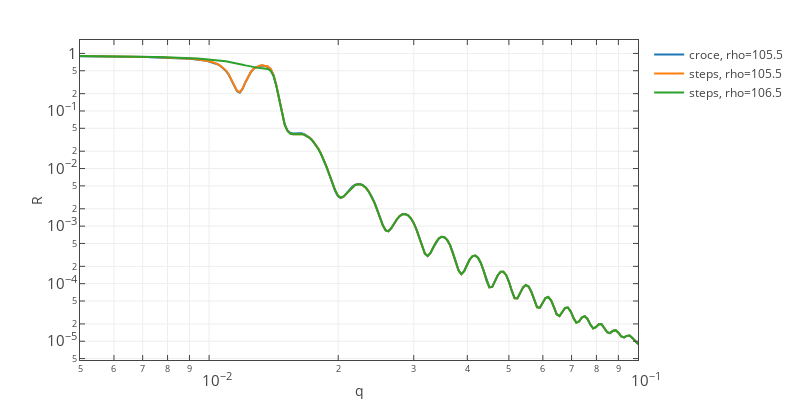

Source (notebook cell):
### Markdown cell above
## Reflectivity near weird roughness threshold

### Code cell
gold_rough = 105.5

expt = make_gold_experiment(steps=False, gold_rough=gold_rough)
r_0 = expt.reflectivity()

expt = make_gold_experiment(steps=True, gold_rough=gold_rough)
r_1 = expt.reflectivity()

expt = make_gold_experiment(steps=True, gold_rough=gold_rough+1)
r_2 = expt.reflectivity()

plot_utils.plot1d([
                   [r_0[0], r_0[1]],
                   [r_1[0], r_1[1]],
                   [r_2[0], r_2[1]]
                  ],
                  data_names=['croce, rho=%s' % gold_rough,
                              'steps, rho=%s' % gold_rough,
                              'steps, rho=%s' % (gold_rough+1),
                             ],
                  y_log=True, x_log=True, x_title='q', y_title='R',)

### Figure 1 — Plotly figure (JSON) as saved in the notebook; plotly's stock layout.template omitted (floating-point values rounded to 4 significant figures; data arrays with more than 128 entries replaced by an {"elided": "..."} marker saying what was removed)
{"data": [{"name": "croce, rho=105.5", "type": "scatter", "uid": "3d5ed076-18f9-46b3-bb5c-7fafe9bd558a", "x": {"elided": "200 float values"}, "y": {"elided": "200 float values"}}, {"name": "steps, rho=105.5", "type": "scatter", "uid": "12af2ec9-4380-4681-96a8-bb3b6f77eff5", "x": {"elided": "200 float values"}, "y": {"elided": "200 float values"}}, {"name": "steps, rho=106.5", "type": "scatter", "uid": "7e9c634b-4ddb-4046-9913-620968467593", "x": {"elided": "200 float values"}, "y": {"elided": "200 float values"}}], "layout": {"autosize": true, "bargap": 0, "height": 400, "hovermode": "closest", "margin": {"b": 40, "l": 80, "r": 40, "t": 40}, "showlegend": true, "width": 800, "xaxis": {"exponentformat": "power", "mirror": "all", "showexponent": "all", "showgrid": true, "showline": true, "ticks": "inside", "title": {"text": "q"}, "type": "log", "zeroline": false}, "yaxis": {"exponentformat": "power", "mirror": "all", "showexponent": "all", "showgrid": true, "showline": true, "ticks": "inside", "title": {"text": "R"}, "type": "log", "zeroline": false}}}
